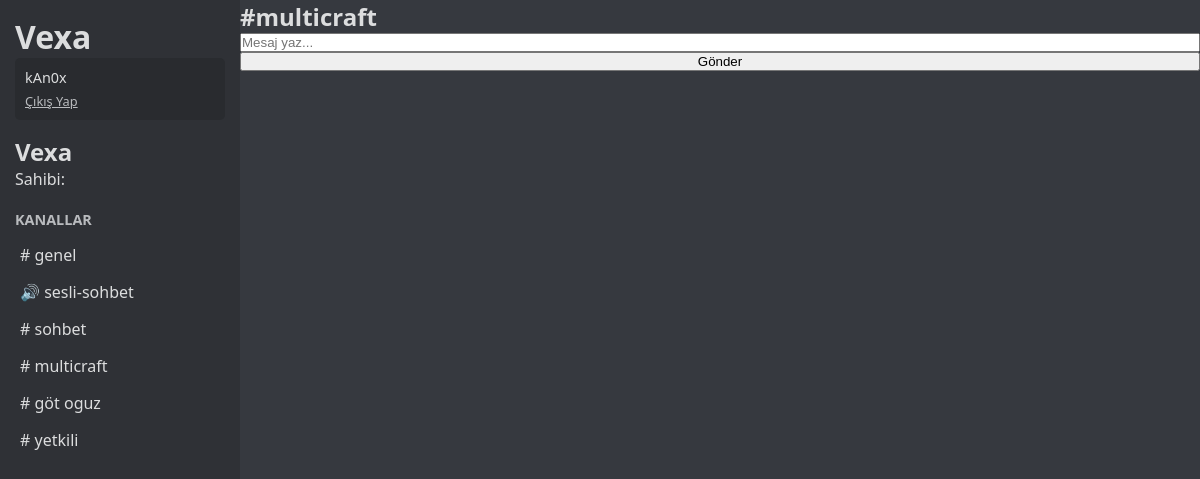
/server/u83mnrig/channel/multicraft (signed in), run on the app's committed database.
### tables this page shows
CREATE TABLE servers (
                id TEXT PRIMARY KEY,
                name TEXT NOT NULL,
                owner_id INTEGER NOT NULL,
                FOREIGN KEY (owner_id) REFERENCES users (id)
            );

CREATE TABLE channels (
                id TEXT PRIMARY KEY,
                name TEXT NOT NULL,
                type TEXT NOT NULL,
                server_id TEXT NOT NULL,
                FOREIGN KEY (server_id) REFERENCES servers (id)
            );

### vexachat.py (the view, shortened to what this page needs)
@app.route('/server/<server_id>/channel/<channel_id>')
def channel(server_id, channel_id):
    if 'user_id' not in session:
        return redirect(url_for('login'))
    db = get_db()
    try:
        server = db.execute(
            'SELECT id, name, owner_id FROM servers WHERE id = ?', (server_id,)
        ).fetchone()
        if not server:
            return redirect(url_for('home'))
        is_member = False
        if session['user_id'] == server['owner_id']:
            is_member = True
        if not is_member:
            flash('Bu sunucuya erişim izniniz yok')
            return redirect(url_for('home'))
        channels = db.execute(
            'SELECT id, name, type FROM channels WHERE server_id = ?', (server_id,)
        ).fetchall()
        current_channel = db.execute(
            'SELECT id, name, type FROM channels WHERE id = ? AND server_id = ?',
            (channel_id, server_id)
        ).fetchone()
        if not current_channel:
            return redirect(url_for('server', server_id=server_id))
        messages = db.execute('''
            SELECT m.content, m.timestamp, u.username
            FROM messages m
            JOIN users u ON m.user_id = u.id
            WHERE m.channel_id = ?
            ORDER BY m.timestamp DESC
            LIMIT 50
        ''', (channel_id,)).fetchall()
        return render_template('channel.html',
                               server=dict(server),
                               server_id=server_id,
                               channels=[dict(ch) for ch in channels],
                               current_channel=dict(current_channel),
                               messages=list(reversed(messages)))
    finally:
        db.close()

### vexachat.py (called while the page is built)
def get_db():
    db = sqlite3.connect(app.config['DATABASE'])
    db.row_factory = sqlite3.Row
    return db

### Templates/channel.html (shortened to what this page needs)
<!DOCTYPE html>
<html>
<head>
    <link rel="stylesheet" href="{{ url_for('static', filename='style.css') }}">
</head>
<body>
    <div class="app-container">
        <div class="sidebar">
            <h1>Vexa</h1>
            <div class="user-info">
                {{ session['username'] }}
                <a href="{{ url_for('logout') }}">Çıkış Yap</a>
            </div>
            <div class="server-info">
                <h2>{{ server['name'] }}</h2>
                <p>Sahibi: {{ server['owner'] }}</p>
            </div>
            <div class="channel-list">
                <h3>Kanallar</h3>
                <ul>
                    {% for channel in channels %}
                    <li>
                        <a href="{{ url_for('channel', server_id=server['id'], channel_id=channel['id']) }}">
                            {% if channel['type'] == 'voice' %}🔊{% else %}#{% endif %}
                            {{ channel['name'] }}
                        </a>
                    </li>
                    {% endfor %}
                </ul>
            </div>
        </div>
        <div class="main-content">
            <h2>#{{ current_channel['name'] }}</h2>
            <input id="message-input" type="text" placeholder="Mesaj yaz..." autocomplete="off">
            <button id="send-btn">Gönder</button>
        </div>
    </div>
</body>
</html>

### static/style.css (style rules this page uses)
:root { --primary-color: #5865f2; --secondary-color: #4752c4; --background-color: #36393f; --surface-color: #2f3136; --text-color: #dcddde; --text-secondary: #b9bbbe; }
* { box-sizing: border-box; margin: 0; padding: 0; }
body { font-family: 'Segoe UI', 'Roboto', sans-serif; background-color: var(--background-color); color: var(--text-color); height: 100vh; overflow: hidden; }
.app-container { display: flex; height: 100%; }
.sidebar { width: 240px; background-color: var(--surface-color); padding: 15px; overflow-y: auto; }
.user-info { padding: 10px; background-color: #292b2f; border-radius: 5px; margin-bottom: 15px; font-size: 0.9rem; }
.user-info a { color: var(--text-secondary); font-size: 0.8rem; display: block; margin-top: 5px; }
.server-list, .channel-list { margin-top: 20px; }
.server-list h3, .channel-list h3 { color: var(--text-secondary); font-size: 0.9rem; margin-bottom: 10px; text-transform: uppercase; }
.server-list ul, .channel-list ul { list-style: none; }
.server-list li, .channel-list li { margin-bottom: 5px; }
.channel-list a { color: inherit; text-decoration: none; display: block; padding: 5px; border-radius: 3px; }
.main-content { flex: 1; display: flex; flex-direction: column; overflow: hidden; }

### data on the page
servers: name "Vexa"
channels: name "genel"
channels: name "sesli-sohbet"
channels: name "sohbet"
channels: name "multicraft"
channels: name "göt oguz"
channels: name "yetkili"

### other printed values
{{ session['username'] }} "kAn0x"
